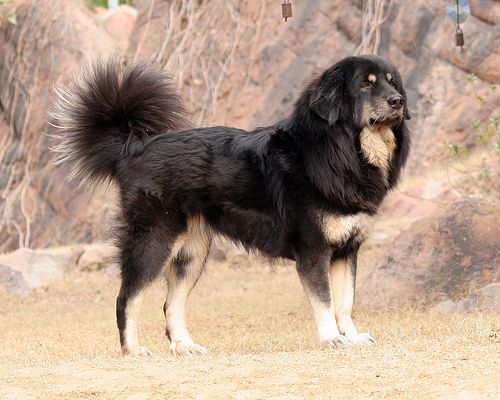
#> input picture mini_projects/image_analyzer/images/test.jpg, 500 x 400 px, found by its file name; its folder holds only this picture in this run
$ python analyze_image.py
#> lines starting #> are read from the running program, lines starting #| are printed output that depends on the picture
import math
from pathlib import Path
import matplotlib.pyplot as plt
import cv2

# ==== ==== ==== ====

def get_img():
    name = input("enter image file name with extension: ")
#> the answer given: images/test.jpg
    return name

# -- -- -- --

def load_img(name):

#> called with name = 'images/test.jpg'
    proj_dir = Path(__file__).resolve().parent
    img_path = proj_dir / "images" / name

    img = cv2.imread(str(img_path))
#> img is the input picture: shape (400, 500, 3); mean B, G, R 134.9, 152.3, 174.4
    if img is None:
        raise FileNotFoundError("could not find the image")
    return img

# -- -- -- --

def convert_rgb(bgr_img):
    rgb_img = cv2.cvtColor(bgr_img, cv2.COLOR_BGR2RGB)
    return rgb_img

# -- -- -- --

def convert_gray(bgr_img):
    gray_img = cv2.cvtColor(bgr_img, cv2.COLOR_BGR2GRAY)
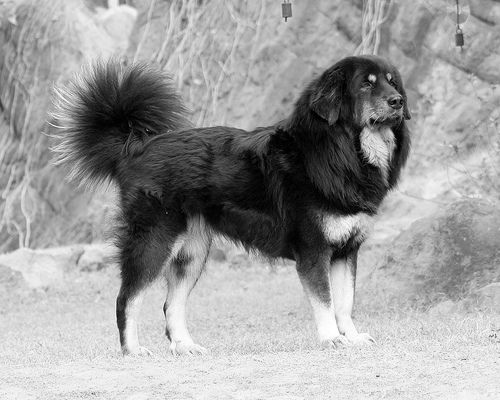
#> gray_img: shape (400, 500); min 0, max 255, mean 157
    return gray_img

# ---- ----  ----  ----

def plot_imgs(*imgs, titles=None):

    num_imgs = len(imgs)

    if num_imgs == 0:
        print("No images provided to plot")
        return

    fig, axes = plt.subplots(math.ceil(num_imgs / 3), min(3, num_imgs), figsize=(2 * min(num_imgs, 3), 2 * math.ceil(num_imgs / 3)))

    # convert axes to list if it's not already
    if num_imgs == 1:
        axes = [axes]
    else:       # for more than 3 images
        axes = axes.flatten()

    for i, img in enumerate(imgs):
        if len(img.shape) == 2:
            axes[i].imshow(img, cmap='gray')
        else:
            axes[i].imshow(img)

        axes[i].axis('off')

        if titles and i < len(titles):
            axes[i].set_title(titles[i])

    plt.tight_layout()
    plt.show()
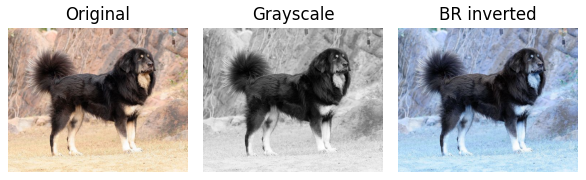
#> figure drawn by matplotlib, 3 panels; B, G, R data is drawn as R, G, B

# -- -- -- --

def save_img(img, name, ext):
    """saves img as name.ext in outputs/. the image must be in BGR format"""

    proj_dir = Path(__file__).resolve().parent
    op_dir = proj_dir / 'outputs'
    op_dir.mkdir(parents=True, exist_ok=True)
    file_path = op_dir / f"{name}.{ext}"

    success = cv2.imwrite(f"{str(file_path)}", img)

    if success:
        print(f"{name}.{ext} saved successfully at {str(op_dir)}")
    else:
        print("failed to save file")

# ==== ==== ==== ====

def main():
    try:
        name = get_img()
        image = load_img(name)
    except FileNotFoundError:
        print("could not find image")
        return

    save_img(image, "orig_img", "png")

    img_gray = convert_gray(image)
    save_img(img_gray, "gray_img", "png")


    plot_imgs(cv2.cvtColor(image, cv2.COLOR_BGR2RGB), img_gray, image, titles = ['Original', 'Grayscale', 'BR inverted'])


if __name__ == "__main__":
    main()
